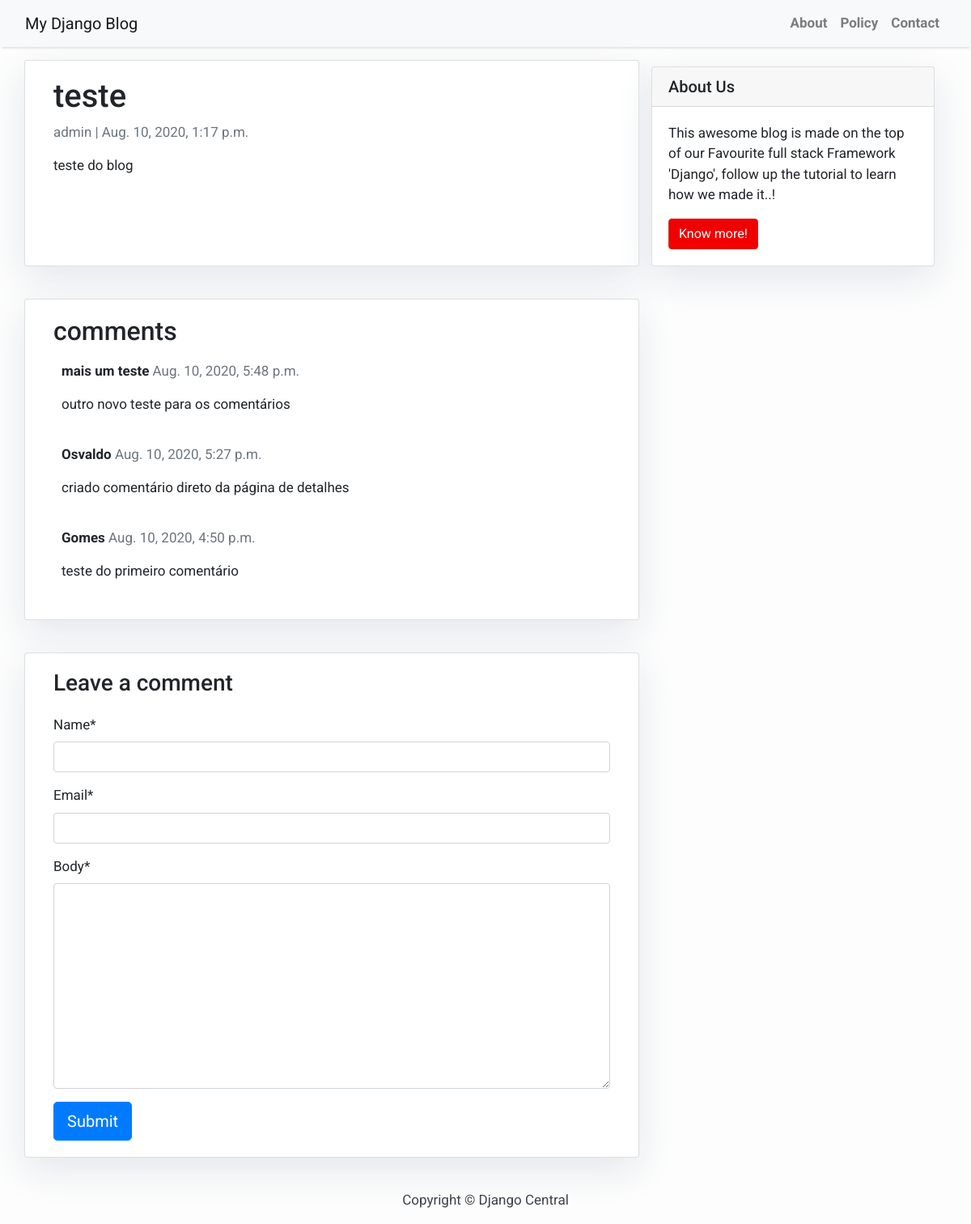
Page /teste/ on the committed database.
### blog_app/models.py (models this page shows, shortened)
class Post(models.Model):
    title = models.CharField(max_length=200, unique=True)
    slug = models.SlugField(max_length=200, unique=True)
    author = models.ForeignKey(User, on_delete=models.CASCADE, related_name='blog_posts')
    update_on = models.DateTimeField(auto_now=True)
    content = models.TextField()
    created_on = models.DateTimeField(auto_now_add=True)
    status = models.IntegerField(choices=STATUS, default=0)
    class Meta:
        ordering = ['-created_on']

class Comment(models.Model):
    post = models.ForeignKey(Post, on_delete=models.CASCADE, related_name='comments')
    name = models.CharField(max_length=80)
    email = models.EmailField()
    body = models.TextField()
    created_on = models.DateTimeField(auto_now_add=True)
    active = models.BooleanField(default=False)
    class Meta:
        ordering = ['-created_on']

### blog_app/views.py (the view)
# urls.py: path('<slug:slug>/', views.post_detail, name='post_detail'),
def post_detail(request, slug):
    template_name = 'post_detail.html'
    post = get_object_or_404(Post, slug=slug)
    comment = post.comments.filter(active=True)
    new_comment = None
    if request.method == 'POST':
        comment_form = CommentForm(data=request.POST)
        if comment_form.is_valid():
            new_comment = comment_form.save(commit=False)
            new_comment.post = post
            new_comment.save()
    else:
        comment_form = CommentForm()
    return render(request, template_name, {
    'post': post,
    'comment': comment,
    'new_comment': new_comment,
    'comment_form': comment_form
    })

### blog_app/forms.py
class CommentForm(forms.ModelForm):
    class Meta:
        model = Comment
        fields = ('name', 'email', 'body')

### templates/post_detail.html (shortened to what this page needs)
{% extends 'base.html' %} {% block content %} {% load crispy_forms_tags %}
<div class="container">
  <div class="row">
    <div class="col-md-8 card mb-4  mt-3 left  top">
      <div class="card-body">
        <h1>{% block title %} {{ post.title }} {% endblock title %}</h1>
        <p class=" text-muted">{{ post.author }} | {{ post.created_on }}</p>
        <p class="card-text ">{{ post.content | safe }}</p>
      </div>
    </div>
    {% block sidebar %} {% include 'sidebar.html' %} {% endblock sidebar %}
    <div class="col-md-8 card mb-4  mt-3 ">
      <div class="card-body">
        <h2>{{ comments.count }} comments</h2>
        {% for comment in post.comments.all %}
        <div class="comments" style="padding: 10px;">
          <p class="font-weight-bold">
            {{ comment.name }}
            <span class=" text-muted font-weight-normal">
              {{ comment.created_on }}
            </span>
          </p>
          {{ comment.body | linebreaks }}
        </div>
        {% endfor %}
      </div>
    </div>
    <div class="col-md-8 card mb-4  mt-3 ">
      <div class="card-body">
        {% if new_comment %}
        <div class="alert alert-success" role="alert">
          Your comment is awaiting moderation
        </div>
        {% else %}
        <h3>Leave a comment</h3>
        <form method="post" style="margin-top: 1.3em;">
          {{ comment_form | crispy }}
          <button type="submit" class="btn btn-primary  btn-lg">Submit</button>
        </form>
        {% endif %}
      </div>
    </div>
  </div>
</div>
{% endblock content %}

### templates/base.html (style rules this page uses)
body { font-family: "Roboto", sans-serif; font-size: 17px; background-color: #fdfdfd; }

### templates/sidebar.html (style rules this page uses)
.card { box-shadow: 0 16px 48px #E3E7EB; }

### rows in the picture
Post: title "teste", author "admin", created_on "Aug. 10, 2020, 1:17 p.m.", content "teste do blog"
Comment: name "mais um teste", created_on "Aug. 10, 2020, 5:48 p.m.", body "outro novo teste para os comentários"
Comment: name "Osvaldo", created_on "Aug. 10, 2020, 5:27 p.m.", body "criado comentário direto da página de detalhes"
Comment: name "Gomes", created_on "Aug. 10, 2020, 4:50 p.m.", body "teste do primeiro comentário"
